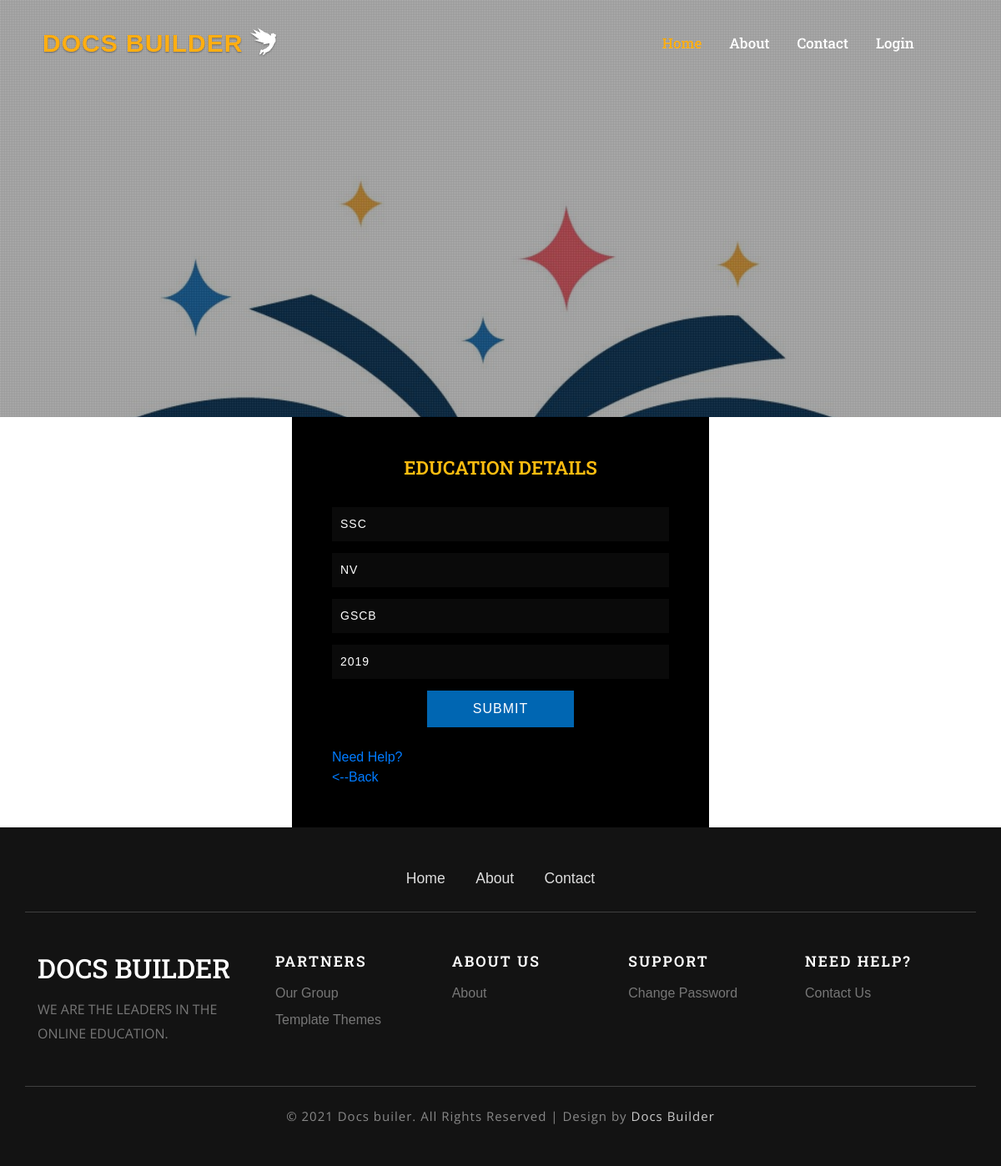
Screenshot of /web/editcv2.php?k=35 with the database file from the repository.
### tables this page shows
CREATE TABLE `education` (
  `e_Id` int(20) NOT NULL,
  `degree` varchar(20) NOT NULL,
  `collage` varchar(50) NOT NULL,
  `univercity` varchar(50) NOT NULL,
  `passing_year` int(20) NOT NULL,
  `u_id` int(20) NOT NULL
);

### web/editcv2.php (the view, shortened to what this page needs)
<!DOCTYPE html>
<html lang="en">
<head>
	<link rel="stylesheet" href="css/bootstrap.css">
	<link rel="stylesheet" href="css/style.css" type="text/css" media="all" />
	<link rel="stylesheet" href="css/fontawesome-all.css">
</head>
<body>
<?php
 include 'head.php';
?>
	<?php
	include 'conn.php';
	$k=$_GET['k'];
	$q = "select *from education where e_Id=$k";
	$sql = mysqli_query($con,$q);
	if($sql)
	{
		 while($value= mysqli_fetch_array($sql))
		 {
		 	$a=$value['degree'];
		 	$b=$value['collage'];
		 	$c=$value['univercity'];
		 	$d=$value['passing_year'];
		 }
	}
	?>
<section class="innerpage_banner py-5">
	<div class="dot1">
	</div>
</section>
<div class="container-fluid">
			<div class="row">
				<div class="col-lg-12 map ">
				<center><div class="col-lg-5 mail-grid1-form ">
						<h3 class="tittle-w3"><span>Education Details</span></h3>
						<form method="get">
							 <input type="text" name="degree" placeholder="Enter Degree name" value="<?php echo $a ?>"required="">
							 <input type="text" name="collage" placeholder="Enter Collage name or school name"  required="" value="<?php echo $b ?>">
							 <input type="text" name="univercity" placeholder="Enter Univercity name"  required="" value="<?php echo $c ?>">
							 <input type="text" name="pass" placeholder="Enter Passing Year" required="" value="<?php echo $d ?>">
						<input type="submit" name="add" value="Submit"><br/><br/>
							<a href="contact.php" class="ab">Need Help?</a><br/><a href="services.php" class="ab"><--Back</a></form><br/>
					</div>
				</center>
			</div>
		</div>
</div>
<?php
 include 'footer.php';
?>
</body>
</html>

### web/css/style.css (style rules this page uses)
body { padding:0; margin:0; background:#fff; position:relative; font-family: 'Montserrat', sans-serif; }
body a { transition:0.5s all; -webkit-transition:0.5s all; -moz-transition:0.5s all; -o-transition:0.5s all; -ms-transition:0.5s all; }
input[type="button"],input[type="submit"],.contact-form input[type="submit"] { transition:0.5s all; -webkit-transition:0.5s all; -moz-transition:0.5s all; -o-transition:0.5s all; -ms-transition:0.5s all; }
h1,h2,h3,h4,h5,h6 { margin:0; font-family: 'Roboto Slab', serif; }
.innerpage_banner { background: url("../images/logo.png") no-repeat 0px 0px; background-size: cover; min-height: 500px; }
.dot1 { position: absolute; top: 0; left: 0; width: 100%; min-height: 500px; background: url(../images/dott.png)repeat 0px 0px; background-size: 2px; -webkit-background-size: 2px; -moz-background-size: 2px; -o-background-size: 2px; -ms-background-size: 2px; }
.mail-grid1-form input[type="text"],.mail-grid1-form input[type="email"] { margin-bottom:1em; }
.mail-grid1-form input[type="text"], .mail-grid1-form input[type="email"],.mail-grid1-form input[type="password"], .mail-grid1-form textarea { outline: none; letter-spacing:1px; border: none; font-size: 14px; color: #fff; padding: 10px; background: rgba(251, 251, 251, 0.04); width: 100%; }
.mail-grid1-form input[type="submit"] { outline: none; border: none; font-size: 16px; background: #0066b2; padding: 10px 55px; color: #fff; transition: .5s ease-in; -webkit-transition: .5s ease-in; -moz-transition: .5s ease-in; text-transform: uppercase; letter-spacing:1px; }
.map { padding: 0; }
.mail-grid1-form { padding: 3em; background: #000; }
h3.tittle-w3 { color:#fff; font-size: 1.4em; margin-bottom: 1.5em; text-transform:uppercase; font-weight:600; }
h3.tittle-w3 span { color: #fdbd10; }

### web/editcv2.php (style rules this page uses)
.ab { text-align: right; float: left; }
* { color: white; }

### rows the page displays
education: degree "SSC", collage "NV", univercity "GSCB", pass "2019"
